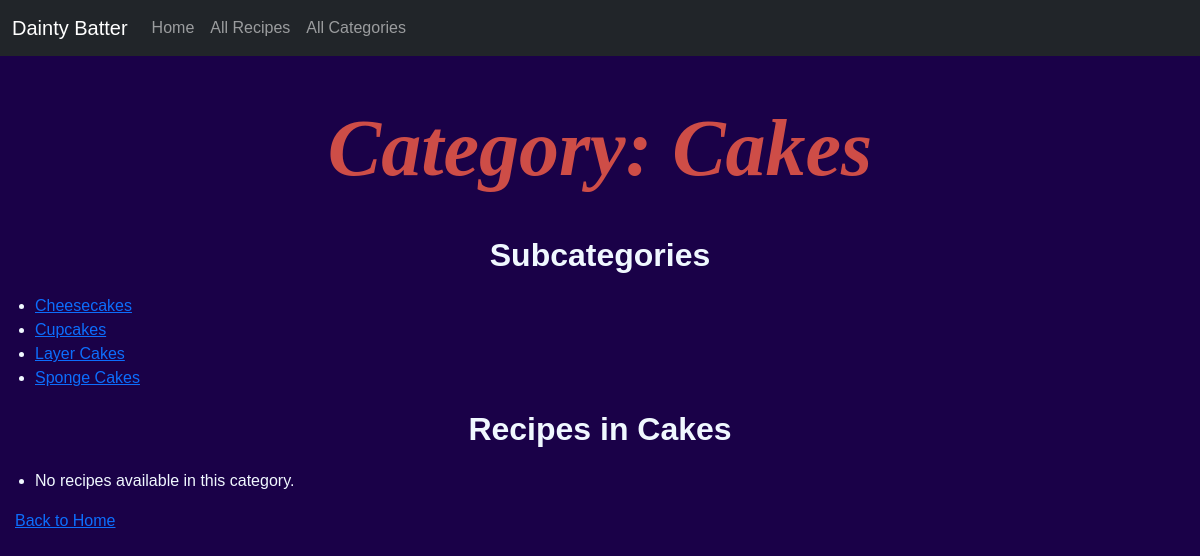
/categories/cakes/, run on the app's committed database.
### catalog/models.py (models this page shows, shortened)
class Category(models.Model):
    id = models.UUIDField(primary_key=True, default=uuid.uuid4, editable=False)
    name = models.CharField(
        max_length=200,
        unique=True,
        help_text='Enter a category of baked good (e.g., Breads, Cakes)'
    )
    parent = models.ForeignKey(
        'self',
        on_delete=models.SET_NULL,
        null=True,
        blank=True,
        related_name='subcategories',
        help_text='Select a parent category if this is a subcategory'
    )
    slug = models.SlugField(
        max_length=200,
        unique=True,
        blank=True,
        help_text='Auto-generated from name if left blank'
    )
    icon = models.ImageField(
        upload_to='category_icons/',
        null=True,
        blank=True,
        help_text='Optional icon for this category'
    )
    color = models.CharField(
        max_length=7,
        blank=True,
        help_text='Optional hex color code (e.g. #ffcc00)'
    )
    category_type = models.CharField(
        max_length=10,
        choices=CATEGORY_TYPE_CHOICES,
        default='main',
        help_text='Main category or subcategory'
    )
    class Meta:
        ordering = ['parent__name', 'name']
        verbose_name_plural = 'Categories'

### catalog/views.py (the view)
# urls.py: path('categories/<slug:slug>/', views.category_detail, name='category_detail'),
def category_detail(request, slug):
    category = get_object_or_404(Category, slug=slug)
    recipes = Recipe.objects.filter(category=category)
    subcategories = category.subcategories.all()
    context = {
        'category': category,
        'recipes': recipes,
        'subcategories': subcategories,
    }
    return render(request, 'categories/category_details.html', context)

### catalog/templates/categories/category_details.html (shortened to what this page needs)
{% extends "base.html" %}
{% load static %}
{% block content %}
  <h1>Category: {{ category.name }}</h1>
  {% if subcategories %}
    <h2>Subcategories</h2>
    <ul>
      {% for sub in subcategories %}
        <li>
          <a href="{% url 'category_detail' sub.slug %}">{{ sub.name }}</a>
        </li>
      {% endfor %}
    </ul>
  {% else %}
    <p>No subcategories available.</p>
  {% endif %}
  <h2>Recipes in {{ category.name }}</h2>
  <ul>
    {% for recipe in recipes %}
      <li>
        <a href="{% url 'recipe_detail' recipe.recipe_id %}">{{ recipe.title }}</a>
      </li>
    {% empty %}
      <li>No recipes available in this category.</li>
    {% endfor %}
  </ul>
  <p><a href="{% url 'home' %}">Back to Home</a></p>
{% endblock %}

### catalog/static/style.css (style rules this page uses)
body { background-color: #1A0148; color: aliceblue; text-align: inherit; font-family: "Montserrat", sans-serif; margin: 0; padding: 0; }
h1 { color: #CE4D47; text-align: center; font-family: "Brush Script MT", cursive; font-size: 5em; font-weight: 550; font-style: italic; margin: 0; padding: 20px 0; }
h2 { color: aliceblue; text-align: center; font-family: "Montserrat", sans-serif; font-weight: 600; margin: 20px 0; }
p { color: aliceblue; font-family: "Montserrat", sans-serif; margin: 10px 0; }
ul { color: aliceblue; font-family: "Montserrat", sans-serif; padding-left: 20px; }

### data on the page
Category: name "Cakes"
Category: name "Cheesecakes"
Category: name "Cupcakes"
Category: name "Layer Cakes"
Category: name "Sponge Cakes"
